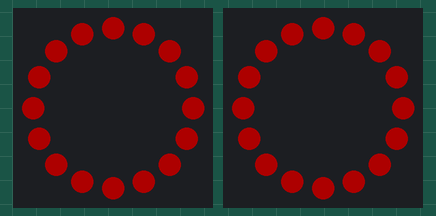
Recording of a sketch running on a simulated Arduino Uno, built with avr-gcc and run on an emulated ATmega328P. Parts: 2 × 16 RGB LEDs in a ring, first at the top, clockwise. Dim RGB values are drawn brighter than linear; random numbers use the default seed unless the sketch sets one.

Above: at 2.0 s.
At 32.2 s:
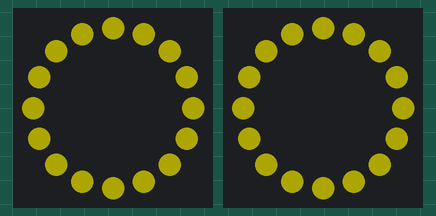

The sketch:

goggles-neopixel-rings.ino
```cpp
#include <Adafruit_NeoPixel.h>

#define LED_PIN_RIGHT 6
#define LED_PIN_LEFT 7
#define LED_COUNT 16        // 16 leds rings
#define RINGS_BRIGHTNESS 50 // (0 to 255)
#define HUE_RANGE 65536     // Number of possible hue values

Adafruit_NeoPixel ringRight = Adafruit_NeoPixel(LED_COUNT, LED_PIN_RIGHT, NEO_GRB + NEO_KHZ800);
Adafruit_NeoPixel ringLeft = Adafruit_NeoPixel(LED_COUNT, LED_PIN_LEFT, NEO_GRB + NEO_KHZ800);

void setup()
{
  ringSetup(ringRight);
  ringSetup(ringLeft);
}

void loop()
{
  long pixelHueStart = 0;           // Red
  long pixelHueEnd = HUE_RANGE / 6; // Orange
  long hueInterval = 256;
  int delayBetweenUpdates = 10;

  setRingsFadeInWithHue(pixelHueStart, 100, 255);
  increaseHue(pixelHueStart, pixelHueEnd, hueInterval, delayBetweenUpdates);
  delay(random(1000, 20000));
  decreaseHue(pixelHueEnd, pixelHueStart, hueInterval, delayBetweenUpdates);
  delay(random(1000, 20000));
  setRingsFadeOutWithHue(pixelHueStart, 255, 100);
  delay(1000);
}

void ringSetup(Adafruit_NeoPixel &ring)
{
  ring.begin();
  ring.show(); // Turn OFF all pixels ASAP
  ring.setBrightness(RINGS_BRIGHTNESS);
}

void setRingsHue(long hue)
{
  for (int i = 0; i < LED_COUNT; i++)
  {
    ringRight.setPixelColor(i, ringRight.gamma32(ringRight.ColorHSV(hue, 255, 255)));
    ringLeft.setPixelColor(i, ringLeft.gamma32(ringLeft.ColorHSV(hue, 255, 255)));
  }
  ringRight.show();
  ringLeft.show();
}

void increaseHue(int hueStart, int hueEnd, int hueInterval, int delayBetweenUpdates)
{
  for (int hue = hueStart; hue < hueEnd; hue += hueInterval)
  {
    setRingsHue(hue);
    delay(delayBetweenUpdates);
  }
}

void decreaseHue(int hueStart, int hueEnd, int hueInterval, int delayBetweenUpdates)
{
  for (int hue = hueEnd; hue > hueStart; hue -= hueInterval)
  {
    setRingsHue(hue);
    delay(delayBetweenUpdates);
  }
}

void setRingsFadeInWithHue(long hue, int minSaturation, int maxSaturation)
{
  for (int s = minSaturation; s < maxSaturation; s += 5)
  {
    for (int i = 0; i < LED_COUNT; i++)
    {
      ringRight.setPixelColor(i, ringRight.gamma32(ringRight.ColorHSV(hue, 255, s)));
      ringLeft.setPixelColor(i, ringLeft.gamma32(ringLeft.ColorHSV(hue, 255, s)));
    }
    ringRight.show();
    ringLeft.show();
    delay(10);
  }
}

void setRingsFadeOutWithHue(long hue, int maxSaturation, int minSaturation)
{
  for (int s = maxSaturation; s > minSaturation; s -= 5)
  {
    for (int i = 0; i < LED_COUNT; i++)
    {
      ringRight.setPixelColor(i, ringRight.gamma32(ringRight.ColorHSV(hue, 255, s)));
      ringLeft.setPixelColor(i, ringLeft.gamma32(ringLeft.ColorHSV(hue, 255, s)));
    }
    ringRight.show();
    ringLeft.show();
    delay(10);
  }
}
```
